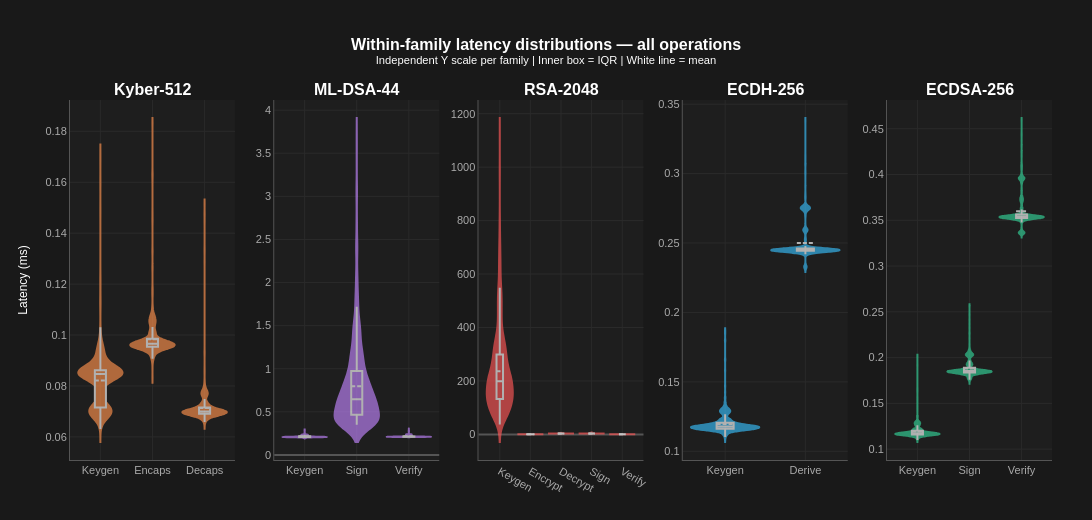

Notebook code for this chart:
### Code cell
def plot_family_violins(category: dict) -> go.Figure:
    families = [
        ('kyber', 'Kyber-512',  ['keygen', 'encaps', 'decaps']),
        ('mldsa', 'ML-DSA-44',  ['keygen', 'sign', 'verify']),
        ('rsa',   'RSA-2048',   ['keygen', 'encrypt', 'decrypt', 'sign', 'verify']),
        ('ecdh',  'ECDH-256',   ['keygen', 'derive']),
        ('ecdsa', 'ECDSA-256',  ['keygen', 'sign', 'verify']),
    ]

    fig = make_subplots(
        rows=1, cols=5,
        subplot_titles=[f'<b>{f[1]}</b>' for f in families],
        horizontal_spacing=0.04,
    )

    for col, (key, label, ops) in enumerate(families, start=1):
        color = COLORS[key]
        for op in ops:
            df = category[key].get(op)
            if df is None:
                continue
            fig.add_trace(go.Violin(
                y                = df['time_ms'],
                name             = op.capitalize(),
                legendgroup      = label,
                showlegend       = False,
                line_color       = color,
                fillcolor        = color,
                opacity          = 0.65,
                box_visible      = True,
                meanline_visible = True,
                meanline_color   = 'white',
                box_line_color   = 'white',
                points           = False,
                width            = 0.85,
                hovertemplate    = (
                    f'<b>{label} — {op}</b><br>'
                    'Value: %{y:.4f} ms<extra></extra>'
                ),
            ), row=1, col=col)

        # Operation labels on X axis
        fig.update_xaxes(
            tickvals=list(range(len(ops))),
            ticktext=[o.capitalize() for o in ops],
            tickfont=dict(size=9),
            row=1, col=col,
        )
        # Independent Y scale per family (crucial for readability)
        fig.update_yaxes(
            title_text='Latency (ms)' if col == 1 else '',
            showgrid=True,
            row=1, col=col,
        )

    fig.update_layout(
        title=dict(
            text=(
                '<b>Within-family latency distributions — all operations</b><br>'
                '<sup>Independent Y scale per family | Inner box = IQR | White line = mean</sup>'
            ),
            x=0.5,
        ),
        height=520,
        width=1200,
        margin=dict(t=100, b=60, l=70, r=40),
        showlegend=False,
    )

    apply_theme(fig)
    return fig


fig_family_violins = plot_family_violins(category)
fig_family_violins.show()
save_fig(fig_family_violins, 'desc_violin_by_family')

### Figure 1 — Plotly figure (JSON) as saved in the notebook; plotly's stock layout.template omitted (floating-point values rounded to 4 significant figures; data arrays with more than 128 entries replaced by an {"elided": "..."} marker saying what was removed)
{"data": [{"box": {"line": {"color": "white"}, "visible": true}, "fillcolor": "#ff914d", "hovertemplate": "<b>Kyber-512 — keygen</b><br>Value: %{y:.4f} ms<extra></extra>", "legendgroup": "Kyber-512", "line": {"color": "#ff914d"}, "meanline": {"color": "white", "visible": true}, "name": "Keygen", "opacity": 0.65, "points": false, "showlegend": false, "type": "violin", "width": 0.85, "xaxis": "x", "y": {"elided": "1000 float values"}, "yaxis": "y"}, {"box": {"line": {"color": "white"}, "visible": true}, "fillcolor": "#ff914d", "hovertemplate": "<b>Kyber-512 — encaps</b><br>Value: %{y:.4f} ms<extra></extra>", "legendgroup": "Kyber-512", "line": {"color": "#ff914d"}, "meanline": {"color": "white", "visible": true}, "name": "Encaps", "opacity": 0.65, "points": false, "showlegend": false, "type": "violin", "width": 0.85, "xaxis": "x", "y": {"elided": "1000 float values"}, "yaxis": "y"}, {"box": {"line": {"color": "white"}, "visible": true}, "fillcolor": "#ff914d", "hovertemplate": "<b>Kyber-512 — decaps</b><br>Value: %{y:.4f} ms<extra></extra>", "legendgroup": "Kyber-512", "line": {"color": "#ff914d"}, "meanline": {"color": "white", "visible": true}, "name": "Decaps", "opacity": 0.65, "points": false, "showlegend": false, "type": "violin", "width": 0.85, "xaxis": "x", "y": {"elided": "1000 float values"}, "yaxis": "y"}, {"box": {"line": {"color": "white"}, "visible": true}, "fillcolor": "#c084fc", "hovertemplate": "<b>ML-DSA-44 — keygen</b><br>Value: %{y:.4f} ms<extra></extra>", "legendgroup": "ML-DSA-44", "line": {"color": "#c084fc"}, "meanline": {"color": "white", "visible": true}, "name": "Keygen", "opacity": 0.65, "points": false, "showlegend": false, "type": "violin", "width": 0.85, "xaxis": "x2", "y": {"elided": "1000 float values"}, "yaxis": "y2"}, {"box": {"line": {"color": "white"}, "visible": true}, "fillcolor": "#c084fc", "hovertemplate": "<b>ML-DSA-44 — sign</b><br>Value: %{y:.4f} ms<extra></extra>", "legendgroup": "ML-DSA-44", "line": {"color": "#c084fc"}, "meanline": {"color": "white", "visible": true}, "name": "Sign", "opacity": 0.65, "points": false, "showlegend": false, "type": "violin", "width": 0.85, "xaxis": "x2", "y": {"elided": "1000 float values"}, "yaxis": "y2"}, {"box": {"line": {"color": "white"}, "visible": true}, "fillcolor": "#c084fc", "hovertemplate": "<b>ML-DSA-44 — verify</b><br>Value: %{y:.4f} ms<extra></extra>", "legendgroup": "ML-DSA-44", "line": {"color": "#c084fc"}, "meanline": {"color": "white", "visible": true}, "name": "Verify", "opacity": 0.65, "points": false, "showlegend": false, "type": "violin", "width": 0.85, "xaxis": "x2", "y": {"elided": "1000 float values"}, "yaxis": "y2"}, {"box": {"line": {"color": "white"}, "visible": true}, "fillcolor": "#ff5757", "hovertemplate": "<b>RSA-2048 — keygen</b><br>Value: %{y:.4f} ms<extra></extra>", "legendgroup": "RSA-2048", "line": {"color": "#ff5757"}, "meanline": {"color": "white", "visible": true}, "name": "Keygen", "opacity": 0.65, "points": false, "showlegend": false, "type": "violin", "width": 0.85, "xaxis": "x3", "y": {"elided": "1000 float values"}, "yaxis": "y3"}, {"box": {"line": {"color": "white"}, "visible": true}, "fillcolor": "#ff5757", "hovertemplate": "<b>RSA-2048 — encrypt</b><br>Value: %{y:.4f} ms<extra></extra>", "legendgroup": "RSA-2048", "line": {"color": "#ff5757"}, "meanline": {"color": "white", "visible": true}, "name": "Encrypt", "opacity": 0.65, "points": false, "showlegend": false, "type": "violin", "width": 0.85, "xaxis": "x3", "y": {"elided": "1000 float values"}, "yaxis": "y3"}, {"box": {"line": {"color": "white"}, "visible": true}, "fillcolor": "#ff5757", "hovertemplate": "<b>RSA-2048 — decrypt</b><br>Value: %{y:.4f} ms<extra></extra>", "legendgroup": "RSA-2048", "line": {"color": "#ff5757"}, "meanline": {"color": "white", "visible": true}, "name": "Decrypt", "opacity": 0.65, "points": false, "showlegend": false, "type": "violin", "width": 0.85, "xaxis": "x3", "y": {"elided": "1000 float values"}, "yaxis": "y3"}, {"box": {"line": {"color": "white"}, "visible": true}, "fillcolor": "#ff5757", "hovertemplate": "<b>RSA-2048 — sign</b><br>Value: %{y:.4f} ms<extra></extra>", "legendgroup": "RSA-2048", "line": {"color": "#ff5757"}, "meanline": {"color": "white", "visible": true}, "name": "Sign", "opacity": 0.65, "points": false, "showlegend": false, "type": "violin", "width": 0.85, "xaxis": "x3", "y": {"elided": "1000 float values"}, "yaxis": "y3"}, {"box": {"line": {"color": "white"}, "visible": true}, "fillcolor": "#ff5757", "hovertemplate": "<b>RSA-2048 — verify</b><br>Value: %{y:.4f} ms<extra></extra>", "legendgroup": "RSA-2048", "line": {"color": "#ff5757"}, "meanline": {"color": "white", "visible": true}, "name": "Verify", "opacity": 0.65, "points": false, "showlegend": false, "type": "violin", "width": 0.85, "xaxis": "x3", "y": {"elided": "1000 float values"}, "yaxis": "y3"}, {"box": {"line": {"color": "white"}, "visible": true}, "fillcolor": "#38bdf8", "hovertemplate": "<b>ECDH-256 — keygen</b><br>Value: %{y:.4f} ms<extra></extra>", "legendgroup": "ECDH-256", "line": {"color": "#38bdf8"}, "meanline": {"color": "white", "visible": true}, "name": "Keygen", "opacity": 0.65, "points": false, "showlegend": false, "type": "violin", "width": 0.85, "xaxis": "x4", "y": {"elided": "1000 float values"}, "yaxis": "y4"}, {"box": {"line": {"color": "white"}, "visible": true}, "fillcolor": "#38bdf8", "hovertemplate": "<b>ECDH-256 — derive</b><br>Value: %{y:.4f} ms<extra></extra>", "legendgroup": "ECDH-256", "line": {"color": "#38bdf8"}, "meanline": {"color": "white", "visible": true}, "name": "Derive", "opacity": 0.65, "points": false, "showlegend": false, "type": "violin", "width": 0.85, "xaxis": "x4", "y": {"elided": "1000 float values"}, "yaxis": "y4"}, {"box": {"line": {"color": "white"}, "visible": true}, "fillcolor": "#34d399", "hovertemplate": "<b>ECDSA-256 — keygen</b><br>Value: %{y:.4f} ms<extra></extra>", "legendgroup": "ECDSA-256", "line": {"color": "#34d399"}, "meanline": {"color": "white", "visible": true}, "name": "Keygen", "opacity": 0.65, "points": false, "showlegend": false, "type": "violin", "width": 0.85, "xaxis": "x5", "y": {"elided": "1000 float values"}, "yaxis": "y5"}, {"box": {"line": {"color": "white"}, "visible": true}, "fillcolor": "#34d399", "hovertemplate": "<b>ECDSA-256 — sign</b><br>Value: %{y:.4f} ms<extra></extra>", "legendgroup": "ECDSA-256", "line": {"color": "#34d399"}, "meanline": {"color": "white", "visible": true}, "name": "Sign", "opacity": 0.65, "points": false, "showlegend": false, "type": "violin", "width": 0.85, "xaxis": "x5", "y": {"elided": "1000 float values"}, "yaxis": "y5"}, {"box": {"line": {"color": "white"}, "visible": true}, "fillcolor": "#34d399", "hovertemplate": "<b>ECDSA-256 — verify</b><br>Value: %{y:.4f} ms<extra></extra>", "legendgroup": "ECDSA-256", "line": {"color": "#34d399"}, "meanline": {"color": "white", "visible": true}, "name": "Verify", "opacity": 0.65, "points": false, "showlegend": false, "type": "violin", "width": 0.85, "xaxis": "x5", "y": {"elided": "1000 float values"}, "yaxis": "y5"}], "layout": {"annotations": [{"font": {"size": 16}, "showarrow": false, "text": "<b>Kyber-512</b>", "x": 0.084, "xanchor": "center", "xref": "paper", "y": 1, "yanchor": "bottom", "yref": "paper"}, {"font": {"size": 16}, "showarrow": false, "text": "<b>ML-DSA-44</b>", "x": 0.292, "xanchor": "center", "xref": "paper", "y": 1, "yanchor": "bottom", "yref": "paper"}, {"font": {"size": 16}, "showarrow": false, "text": "<b>RSA-2048</b>", "x": 0.5, "xanchor": "center", "xref": "paper", "y": 1, "yanchor": "bottom", "yref": "paper"}, {"font": {"size": 16}, "showarrow": false, "text": "<b>ECDH-256</b>", "x": 0.708, "xanchor": "center", "xref": "paper", "y": 1, "yanchor": "bottom", "yref": "paper"}, {"font": {"size": 16}, "showarrow": false, "text": "<b>ECDSA-256</b>", "x": 0.916, "xanchor": "center", "xref": "paper", "y": 1, "yanchor": "bottom", "yref": "paper"}], "font": {"color": "#ffffff", "family": "Arial", "size": 12}, "height": 520, "hoverlabel": {"bgcolor": "rgba(30,30,30,0.92)", "bordercolor": "#555555", "font": {"color": "#ffffff", "size": 11}}, "legend": {"bgcolor": "rgba(30,30,30,0.92)", "bordercolor": "#555555", "borderwidth": 1, "font": {"color": "#ffffff", "size": 11}}, "margin": {"b": 60, "l": 70, "r": 40, "t": 100}, "paper_bgcolor": "#191919", "plot_bgcolor": "#1e1e1e", "showlegend": false, "title": {"font": {"color": "#ffffff", "family": "Arial", "size": 16}, "text": "<b>Within-family latency distributions — all operations</b><br><sup>Independent Y scale per family | Inner box = IQR | White line = mean</sup>", "x": 0.5}, "width": 1200, "xaxis": {"anchor": "y", "domain": [0, 0.168], "gridcolor": "#2a2a2a", "linecolor": "#555555", "tickfont": {"color": "#aaaaaa", "size": 11}, "ticktext": ["Keygen", "Encaps", "Decaps"], "tickvals": [0, 1, 2], "title": {"font": {"color": "#ffffff", "size": 12}}, "zerolinecolor": "#555555"}, "xaxis2": {"anchor": "y2", "domain": [0.208, 0.376], "gridcolor": "#2a2a2a", "linecolor": "#555555", "tickfont": {"color": "#aaaaaa", "size": 11}, "ticktext": ["Keygen", "Sign", "Verify"], "tickvals": [0, 1, 2], "title": {"font": {"color": "#ffffff", "size": 12}}, "zerolinecolor": "#555555"}, "xaxis3": {"anchor": "y3", "domain": [0.416, 0.584], "gridcolor": "#2a2a2a", "linecolor": "#555555", "tickfont": {"color": "#aaaaaa", "size": 11}, "ticktext": ["Keygen", "Encrypt", "Decrypt", "Sign", "Verify"], "tickvals": [0, 1, 2, 3, 4], "title": {"font": {"color": "#ffffff", "size": 12}}, "zerolinecolor": "#555555"}, "xaxis4": {"anchor": "y4", "domain": [0.624, 0.792], "gridcolor": "#2a2a2a", "linecolor": "#555555", "tickfont": {"color": "#aaaaaa", "size": 11}, "ticktext": ["Keygen", "Derive"], "tickvals": [0, 1], "title": {"font": {"color": "#ffffff", "size": 12}}, "zerolinecolor": "#555555"}, "xaxis5": {"anchor": "y5", "domain": [0.832, 1], "gridcolor": "#2a2a2a", "linecolor": "#555555", "tickfont": {"color": "#aaaaaa", "size": 11}, "ticktext": ["Keygen", "Sign", "Verify"], "tickvals": [0, 1, 2], "title": {"font": {"color": "#ffffff", "size": 12}}, "zerolinecolor": "#555555"}, "yaxis": {"anchor": "x", "domain": [0, 1], "gridcolor": "#2a2a2a", "linecolor": "#555555", "showgrid": true, "tickfont": {"color": "#aaaaaa", "size": 11}, "title": {"font": {"color": "#ffffff", "size": 12}, "text": "Latency (ms)"}, "zerolinecolor": "#555555"}, "yaxis2": {"anchor": "x2", "domain": [0, 1], "gridcolor": "#2a2a2a", "linecolor": "#555555", "showgrid": true, "tickfont": {"color": "#aaaaaa", "size": 11}, "title": {"font": {"color": "#ffffff", "size": 12}, "text": ""}, "zerolinecolor": "#555555"}, "yaxis3": {"anchor": "x3", "domain": [0, 1], "gridcolor": "#2a2a2a", "linecolor": "#555555", "showgrid": true, "tickfont": {"color": "#aaaaaa", "size": 11}, "title": {"font": {"color": "#ffffff", "size": 12}, "text": ""}, "zerolinecolor": "#555555"}, "yaxis4": {"anchor": "x4", "domain": [0, 1], "gridcolor": "#2a2a2a", "linecolor": "#555555", "showgrid": true, "tickfont": {"color": "#aaaaaa", "size": 11}, "title": {"font": {"color": "#ffffff", "size": 12}, "text": ""}, "zerolinecolor": "#555555"}, "yaxis5": {"anchor": "x5", "domain": [0, 1], "gridcolor": "#2a2a2a", "linecolor": "#555555", "showgrid": true, "tickfont": {"color": "#aaaaaa", "size": 11}, "title": {"font": {"color": "#ffffff", "size": 12}, "text": ""}, "zerolinecolor": "#555555"}}}
